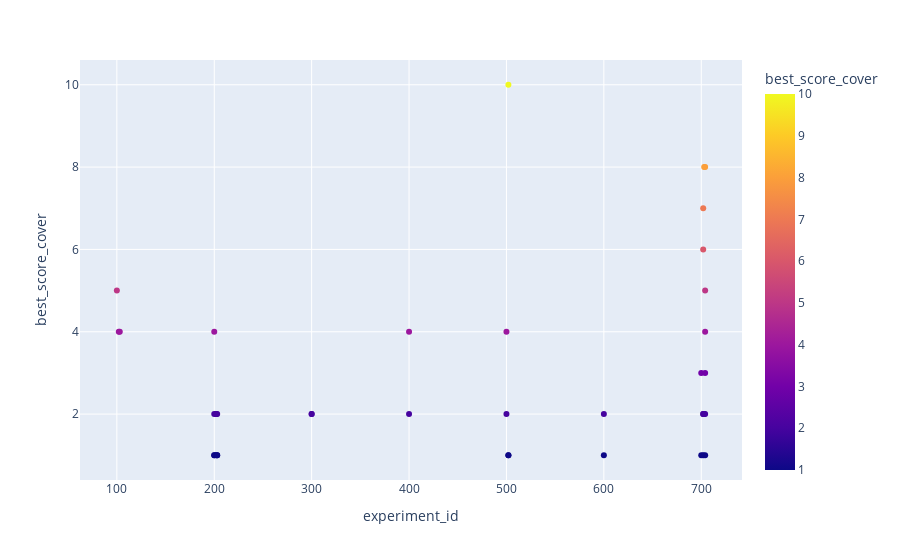

The notebook cell saved with this chart:
### Code cell
fig = px.scatter(df[df['best_score_cover'] <= 10], x="experiment_id", y="best_score_cover", color='best_score_cover')
fig.show()

### Figure 1 — Plotly figure (JSON) as saved in the notebook; plotly's stock layout.template omitted (floating-point values rounded to 4 significant figures)
{"data": [{"hovertemplate": "experiment_id=%{x}<br>best_score_cover=%{marker.color}<extra></extra>", "legendgroup": "", "marker": {"color": [3, 7, 8, 5, 4, 2, 8, 2, 1, 2, 2, 1, 1, 1, 2, 4, 4, 1, 2, 2, 3, 5, 4, 4, 1, 1, 2, 1, 2, 2, 1, 2, 2, 2, 10, 1, 1, 6, 4], "coloraxis": "coloraxis", "symbol": "circle"}, "mode": "markers", "name": "", "orientation": "v", "showlegend": false, "type": "scatter", "x": [700, 702, 704, 704, 200, 702, 703, 704, 200, 202, 203, 200, 202, 203, 300, 400, 500, 502, 600, 702, 704, 100, 102, 103, 502, 702, 703, 704, 200, 202, 203, 300, 400, 500, 502, 600, 700, 702, 704], "xaxis": "x", "y": [3, 7, 8, 5, 4, 2, 8, 2, 1, 2, 2, 1, 1, 1, 2, 4, 4, 1, 2, 2, 3, 5, 4, 4, 1, 1, 2, 1, 2, 2, 1, 2, 2, 2, 10, 1, 1, 6, 4], "yaxis": "y"}], "layout": {"autosize": true, "coloraxis": {"colorbar": {"title": {"text": "best_score_cover"}}, "colorscale": [[0, "#0d0887"], [0.1111, "#46039f"], [0.2222, "#7201a8"], [0.3333, "#9c179e"], [0.4444, "#bd3786"], [0.5556, "#d8576b"], [0.6667, "#ed7953"], [0.7778, "#fb9f3a"], [0.8889, "#fdca26"], [1, "#f0f921"]]}, "legend": {"tracegroupgap": 0}, "margin": {"t": 60}, "xaxis": {"anchor": "y", "autorange": true, "domain": [0, 1], "range": [63.13, 740.9], "title": {"text": "experiment_id"}, "type": "linear"}, "yaxis": {"anchor": "x", "autorange": true, "domain": [0, 1], "range": [0.3031, 10.7], "title": {"text": "best_score_cover"}, "type": "linear"}}}
